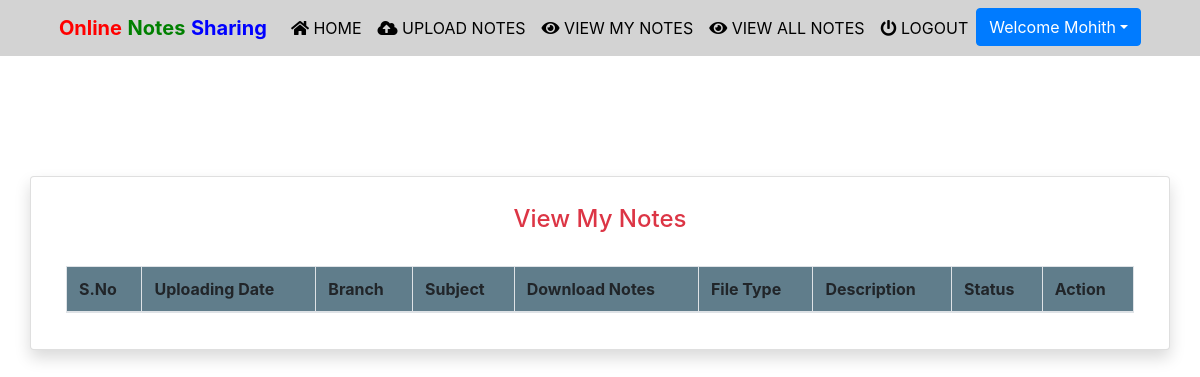
/view_mynotes (signed in), run on an earlier commit of the app's database.
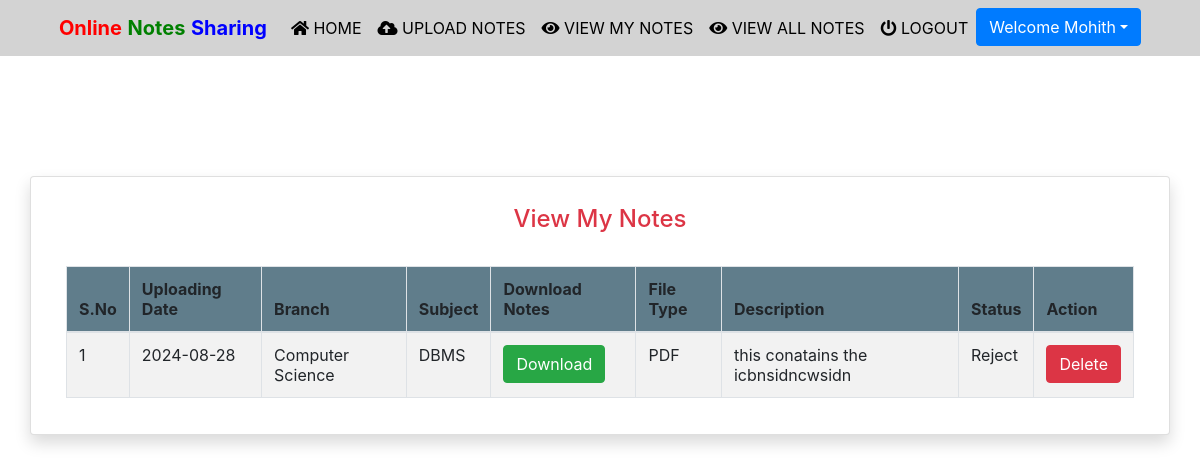
And on a later commit of the database.
### notes/models.py (models this page shows, shortened)
class Notes(models.Model):
    user = models.ForeignKey(User,on_delete=models.CASCADE)
    uploadingdate = models.CharField(max_length=30)
    branch = models.CharField(max_length=30)
    subject = models.CharField(max_length=30)
    notesfile = models.FileField(null=True)
    filetype = models.CharField(max_length=30)
    description = models.CharField(max_length=200, null=True)
    status = models.CharField(max_length=15)

### notes/views.py (the view)
# urls.py: path('view_mynotes', view_mynotes, name='view_mynotes'),
def view_mynotes(request):
    if not request.user.is_authenticated:
        return redirect('login')
    user = User.objects.get(id=request.user.id)
    notes = Notes.objects.filter(user = user)
    d = {'notes':notes}
    return render(request,'view_mynotes.html',d)

### notes/templates/view_mynotes.html (shortened to what this page needs)
{% extends 'usernavigation.html'%}
{% load static %}
{% block body %}
<div class="container card shadow mt-5">
	<div class="card-body">
            <h4 class="text-center text-danger">View My Notes</h4>
			<br>
			<table id="example" class="table table-striped table-bordered" style="width:100%">
				<thead style="background-color : #607d8b;">
					<tr>
						<th>S.No</th>
						<th>Uploading Date</th>
						<th>Branch</th>
						<th>Subject</th>
						<th>Download Notes</th>
						<th>File Type</th>
						<th>Description</th>
						<th>Status</th>
						<th>Action</th>
					</tr>
				</thead>
				{% for i in notes %}
				<tbody>
				<tr>
                  <td>{{forloop.counter}}</td>
					<td>{{i.uploadingdate}}</td>
					<td>{{i.branch}}</td>
					<td>{{i.subject}}</td>
					<td><a href="{{i.notesfile.url}}" class="btn btn-success" download>Download</a></td>
					<td>{{i.filetype}}</td>
					<td>{{i.description}}</td>
					<td>{{i.status}}</td>
					<td><a href="{% url 'delete_mynotes' i.id %}" class="btn btn-danger" onclick="return confirm('Are your sure to Delete ?')">Delete</a></td>
                </tr>
				{% endfor %}
				</tbody>
	</table>
</div>
</div>
{% endblock %}

What changed in the data, as far as the page shows it:
added Notes: uploadingdate "2024-08-28", branch "Computer Science", subject "DBMS", filetype "PDF", description "this conatains the icbnsidncwsidn", status "Reject"
